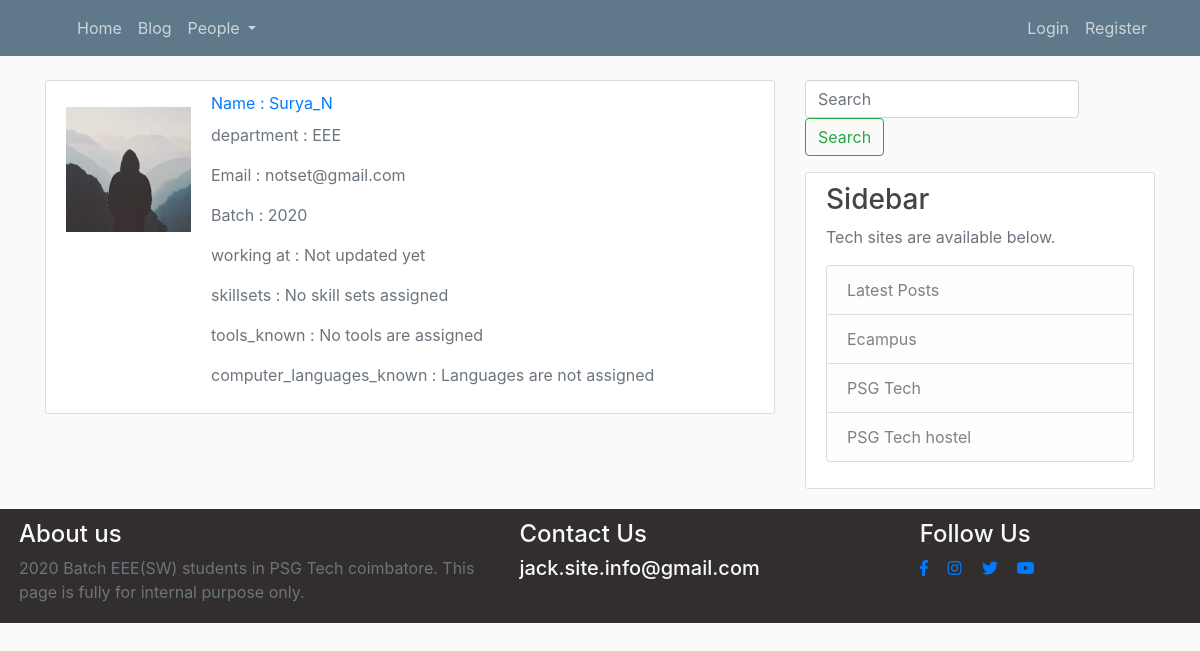
/user/Surya_N/profile, run on an earlier commit of the app's database.
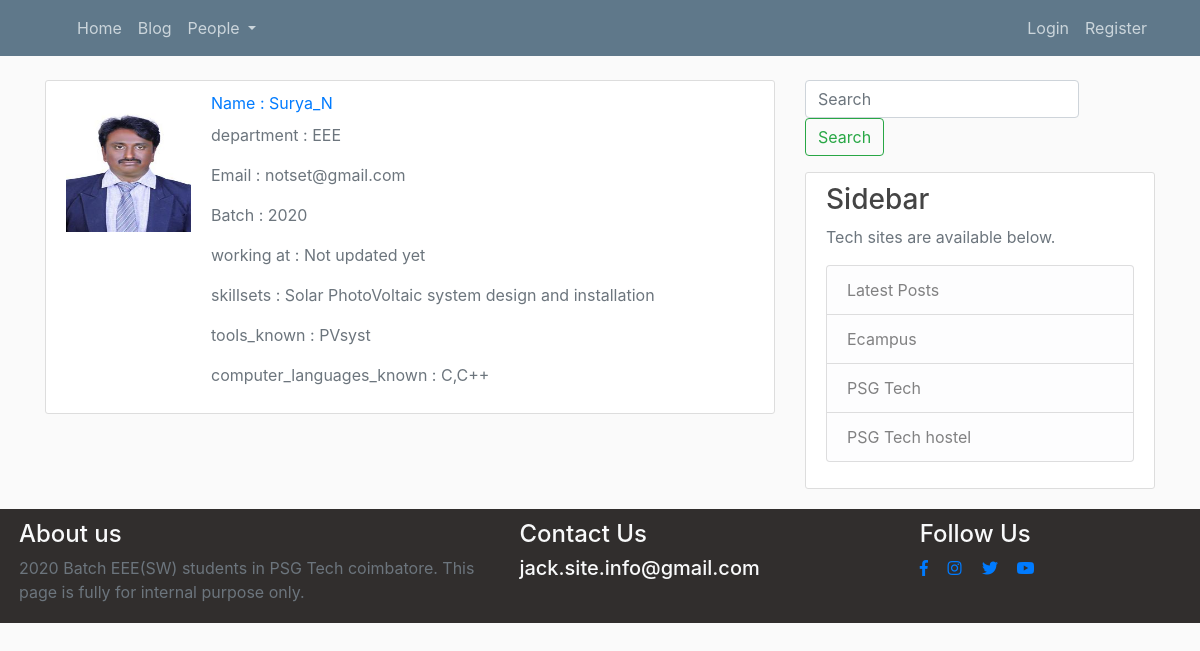
And on a later commit of the database.
### users/models.py (models this page shows, shortened)
class Profile(models.Model):
    user = models.OneToOneField(User, on_delete=models.CASCADE)
    image = models.ImageField(default='default.jpg', upload_to='profile_pics')
    skillsets = models.CharField(max_length=100, default="No skill sets assigned")
    tools_known = models.CharField(max_length=150, default="No tools are assigned")
    computer_languages_known = models.CharField(max_length=100, default="Languages are not assigned")
    department = models.CharField(max_length=30, default='EEE' )
    working_at = models.CharField(max_length=30, default="Not updated yet")
    batch = models.PositiveIntegerField(default=2020)
    contact_email = models.EmailField(default='notset@gmail.com')

### blog/views.py (the view)
# urls.py: path('user/<str:username>/profile', UserView.as_view(), name='user-profile'),
class UserView(ListView):
    model = Profile
    template_name = 'blog/user_profile.html'  # <app>/<model>_<viewtype>.html
    context_object_name = 'user'
    def get_queryset(self):
        user = get_object_or_404(User, username=self.kwargs.get('username'))
        user = Profile.objects.get(user=user)
        return user

### blog/templates/blog/user_profile.html
{% extends "blog/base.html" %}
{% block content %}
    <div class="content-section">
      <div class="media">
        <img class="account-img mt-3" src="{{ user.image.url }}">
        <div class="media-body">
          <a class="mb-4" href="{% url 'user-posts' user.user %}">Name : {{ user.user }}</a>
          <p class="text-secondary mt-2"> department : {{ user.department }}</p>
          <p class="text-secondary"> Email : {{ user.contact_email }}</p>
          <p class="text-secondary"> Batch : {{ user.batch }}</p>
          <p class="text-secondary"> working at : {{ user.working_at }}</p>
          <p class="text-secondary">skillsets : {{ user.skillsets }}</p>
          <p class="text-secondary">tools_known : {{ user.tools_known }}</p>
          <p class="text-secondary"> computer_languages_known : {{ user.computer_languages_known }}</p>
        </div>
      </div>
    </div>
{% endblock content %}

What changed in the data, as far as the page shows it:
changed Profile "EEE": image: picture added in place of a placeholder; skillsets "No skill sets assigned" → "Solar PhotoVoltaic system design and installation"; tools_known "No tools are assigned" → "PVsyst"; computer_languages_known "Languages are not assigned" → "C,C++"
